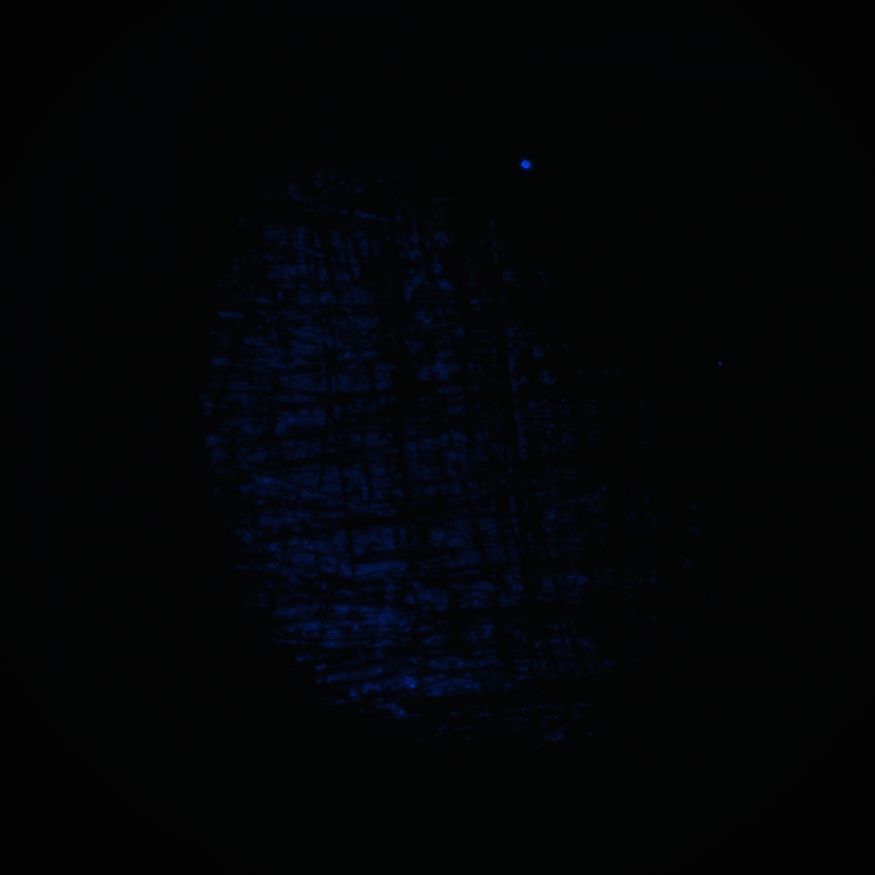
#> input picture Minimum error method/input/Liang/2021_October_31 20.48.50.559.png, 1750 x 1750 px, found by its file name (shown at 1/2 size); its folder holds only this picture in this run
$ python test-Minimum_error_method.py
#> lines starting #> are read from the running program, lines starting #| are printed output that depends on the picture; after the words box and inside, x2 and y2 are one past the last pixel; in counts of white or black regions, pixels touching at a corner belong together
### Minimum error method/Minimum_error_method1.py
import numpy as np
from tqdm import tqdm
import math
import cv2
#使用原文中简化的公式进行
#Kittler_1986_Minimum error thresholding 公式(15)
#code
def get_hist(img_gray,l = 8):
    '''
    param : img_gray is a mat
            l is the bit of the image
    return : histogram of img_gray
    '''
    hist, bins = np.histogram(img_gray.ravel(), bins=2**l, range=(0, 2**l))
    p = hist/sum(hist)
    return p

def get_pixels(img_gray,l = 8):
    '''
    param : img_gray is a mat
            l is the bit of the image
    return : number for each gray
    '''
    hist, bins = np.histogram(img_gray.ravel(), bins=2**l, range=(0, 2**l))
    pixel = hist
    return pixel

def GetValues(p,A_star_list,Sub_A_star_list,l = 8):
    '''
    param:   A_star_list[k] is A*(k)
        also Sub_A_star_list[k] is 1 - A*(k)
        p is histgram of img_gray
    return g1_list,g2_list,std_dev1_list,std_dev2_list
    '''
    g1_list       = [0 for k in range(2**l)]
    g2_list       = [0 for k in range(2**l)]
    std_dev1_list = [0 for k in range(2**l)]
    std_dev2_list = [0 for k in range(2**l)]
    for k in range(0,2**l):
        acc1 = 0
        if A_star_list[k] != 0:
            for g1 in range(k):
                acc1 += g1 * p[g1]/A_star_list[k]
        g1_list[k] = acc1

        acc2 = 0
        if Sub_A_star_list[k] != 0:
            for g2 in range(k,2**l):
                acc2 += g2 * p[g2]/Sub_A_star_list[k]
        g2_list[k] = acc2
        ### reference
        acc3 = 0
        if A_star_list[k] != 0:
            for g in range(k):
                acc3 += (g - g1_list[k])**2 * p[g]/A_star_list[k]
        std_dev1_list[k] = acc3
        acc4 = 0
        if Sub_A_star_list[k] != 0:
            for g in range(k,2**l):
                acc4 += (g - g2_list[k])**2 * p[g]/Sub_A_star_list[k]
        std_dev2_list[k] = acc4

    return std_dev1_list,std_dev2_list


# [8 lines left out: function Get_G, not called in this run]

def Get_J_List(std_dev1_list,std_dev2_list,A_star_list,Sub_A_star_list,l):
    '''
    Reference paper[1] 30
    '''
    J_list = [0 for _ in range(2**l)]
    for k in range(2**l):
        J_list[k] = J(A_star_list[k],Sub_A_star_list[k],std_dev1_list[k],std_dev2_list[k])
    return J_list

def J(A_star,Sub_A_star,std_dev1,std_dev2):
    '''
    Get function J
    '''
    '''When the variance is zero, it will lead to the following log operation error.
    However, we notice that there is no optimal segmentation threshold above [0, k]
    because the variance of gray level from zero to k is zero on the histogram
    and the value of each point is equal to its average value.
    '''
    if std_dev1 == 0 or std_dev2 == 0:
        res = 1e10
    else:
        item1_2 = 0 if A_star == 0 else A_star * math.log(A_star)
        item2_2 = 0 if A_star == 0 else Sub_A_star * math.log(Sub_A_star)

        res = 1 + 2 * (A_star * math.log(std_dev1 ** 0.5) + Sub_A_star * math.log(std_dev2 ** 0.5))\
                - 2 * (item1_2                            + item2_2)
    return res


def KI1986(img_gray,l = 8):
    '''
    method: Minimum_error_method0
    param : img_gray mat
            l is the bit of the image
    return: k(threshold) and binary_image_mat
    '''
    # Reference:paper [1]
    # Begin  ###################################################
    # Get the histogram of img_gray
    p = get_hist(img_gray,l)
    pixels = get_pixels(img_gray,l)
    A_star_list     = [sum(pixels[0:k+1])/sum(pixels) for k in range(2**l)]

    Sub_A_star_list = [1 - A_star for A_star in A_star_list]

    std_dev1_list,std_dev2_list  = GetValues(p,A_star_list,Sub_A_star_list,l)
    J_list = Get_J_List(std_dev1_list,std_dev2_list,A_star_list,Sub_A_star_list,l)
    k = np.argmin(J_list)
    _ , binary = cv2.threshold(img_gray, k, 2**l - 1, cv2.THRESH_BINARY)
    return k,binary


# [11 lines that do not run on import are left out]

'''
#References:
[1] A Revisit of Various Thresholding Methods for Segmenting the Contact Area Images

#log:

'''

### Minimum error method/test-Minimum_error_method.py
from sklearn.preprocessing import normalize
import Minimum_error_method1
import matplotlib.pyplot as plt
import numpy as np
import math
import cv2
import os


def img_concat_RGB_and_Binary(img,binary):
    dst = cv2.cvtColor(binary,cv2.COLOR_GRAY2BGR)
    img_=cv2.hconcat([img,dst])
    return img_

def save_hist(img_gray,k,save_dir):
    '''to return a hist of img_gray and tick k in that'''
    plt.hist(img_gray.ravel(), 256, [0, 256])
    hist, bins = np.histogram(img_gray.ravel(), bins=256, range=(0, 256))
    # [6 lines of commented-out code are left out]
    plt.plot([k],[hist[k]], color='r',marker='v',linewidth = 10)
    plt.title("img_histgram")
    plt.xlabel("gray")
    plt.ylabel("pixs")
    plt.savefig(save_dir)
    plt.close()

if __name__ == "__main__":
    path_input  = "Minimum error method/input"
    path_output = "Minimum error method/output"
    input_folders = os.listdir(path_input)
    threshold_dict = {}
    for folder_name in input_folders:
        if not os.path.exists(path_output + "/" + folder_name):
            os.makedirs(path_output + "/" + folder_name)
        for file_name in os.listdir(path_input + "/" + folder_name):
            # print(file_name)
            img = cv2.imread(path_input + "/" + folder_name + "/" + file_name)
#> img is the input picture: shape (1750, 1750, 3); mean B, G, R 7.1, 4.4, 3.4
            img_gray = cv2.cvtColor(img,cv2.COLOR_BGR2GRAY)
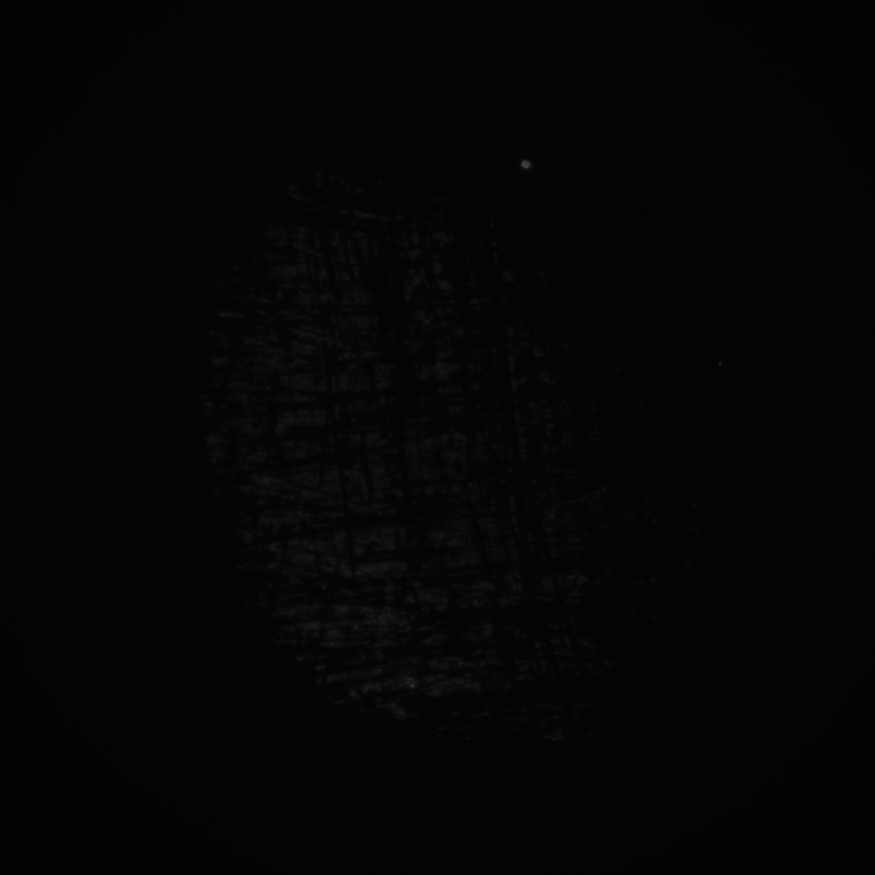
#> img_gray: shape (1750, 1750) (shown at 1/2 size); min 2, max 102, mean 4.4
            # img_gray = cv2.resize(img_gray,(100,100))
            # img = cv2.resize(img, (100,100))
            k , binary = Minimum_error_method1.KI1986(img_gray)
#> in get_hist, `hist, bins = np.histogram(img_gray.ravel(), bins=2**l, range=(0, 2**l))`: hist = 256 values, max 1887151 at index 4, min 0 at index 0, mean 11962.9; bins = 257 values from 0 to 256
#> in get_hist, `p = hist/sum(hist)`: p = 256 values, max 0.616 at index 4, min 0 at index 0, mean 0.00391
#> in get_pixels, `hist, bins = np.histogram(img_gray.ravel(), bins=2**l, range=(0, 2**l))`: bins = 257 values from 0 to 256
#> in get_pixels, `pixel = hist`: pixel has the same summary as hist in get_hist
#> in KI1986, `pixels = get_pixels(img_gray,l)`: pixels has the same summary as hist in get_hist
#> in KI1986, `A_star_list     = [sum(pixels[0:k+1])/sum(pixels) for k in range(2**l)]`: A_star_list = 256 values from 0 to 1
#> in KI1986, `Sub_A_star_list = [1 - A_star for A_star in A_star_list]`: Sub_A_star_list = 256 values, max 1 at index 0, min 0 at index 102, mean 0.0172
#> after the loop in GetValues, `for k in range(0,2**l):`: g1_list = 256 values, max 4.41 at index 103, min 0 at index 0, mean 4.31; g2_list = 256 values, max 198 at index 96, min 0 at index 102, mean 26.21; std_dev1_list = 256 values, max 4.7 at index 103, min 0 at index 0, mean 4.42; std_dev2_list = 256 values, max 19620 at index 96, min 0 at index 102, mean 166.3
#> the loop in Get_J_List, `for k in range(2**l):` made 256 passes
#> (item1_2 in J, item2_2 in J, res in J) on passes 4 to 6: (-0.338, -0.202, 1.76), (-0.141, -0.288, 3.24), (-0.104, -0.244, 0.728)
#> after the loop in Get_J_List, `for k in range(2**l):`: J_list = 256 values, max 1e+10 at index 0, min 0.657 at index 6, mean 6.13e+09
#> in KI1986, `k = np.argmin(J_list)`: k = 6
#> in KI1986, `_ , binary = cv2.threshold(img_gray, k, 2**l - 1, cv2.THRESH_BINARY)`:
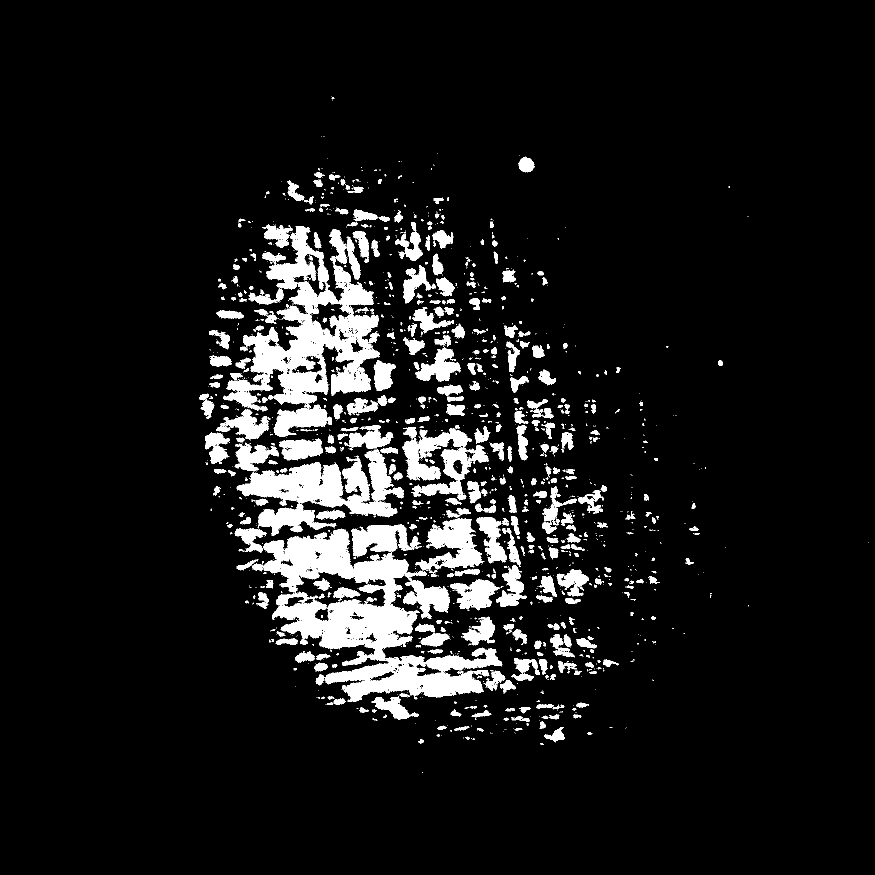
#> binary: shape (1750, 1750) (shown at 1/2 size); 8.7% white; 1770 white regions (1300 under 20 px), largest, box (x1, y1, x2, y2) and area: (469, 1056, 1005, 1404) 62478, (446, 452, 760, 823) 41111, (473, 899, 808, 1035) 19795
#> k = 6
            img_contact = img_concat_RGB_and_Binary(img,binary)
#> in img_concat_RGB_and_Binary, `img_=cv2.hconcat([img,dst])`:
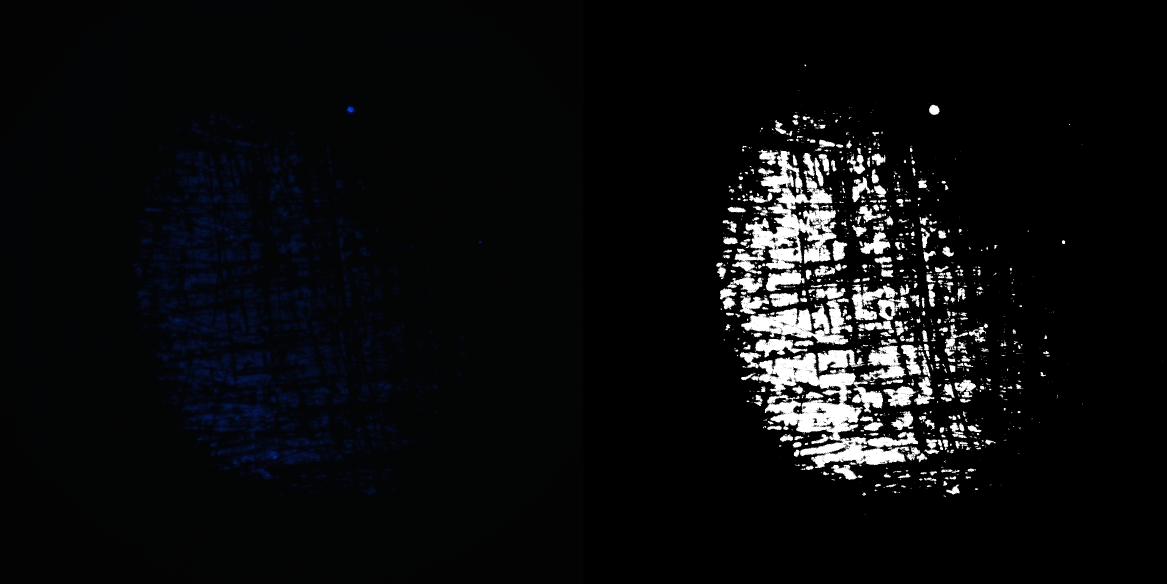
#> img_: shape (1750, 3500, 3) (shown at 1/3 size); mean B, G, R 14.7, 13.3, 12.8
            cv2.imwrite(path_output + "/" + folder_name + "/" + file_name,img_contact)
            #get the hist
            save_hist(img_gray,k,path_output + "/" + folder_name + "/" + f"hist_{k}_" + file_name + ".jpg")
#> in save_hist, `hist, bins = np.histogram(img_gray.ravel(), bins=256, range=(0, 256))`: bins = 257 values from 0 to 256
#> in save_hist, `plt.savefig(save_dir)`:
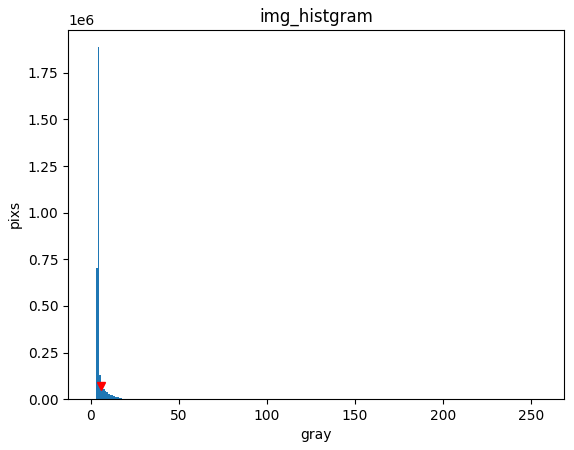
#> figure drawn by matplotlib, 1 panel; tallest bar 1887151 high, from x = 4 to 5
            #save the threshold
            threshold_dict[folder_name] = k
#> pass 2 of the loop `for folder_name in input_folders:`:
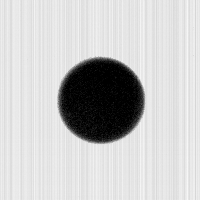
#> input picture Minimum error method/input/Mergel et al. 2018/Image_m=000.00_v=0.1_d=3.5_range=02N_000004.png, 200 x 200 px, found by its file name
#> img is the input picture: shape (200, 200, 3); min 0, max 247, mean 198.4
#> img_gray: shape (200, 200)
#> in KI1986 (call 2), `p = get_hist(img_gray,l)`: p = 256 values, max 0.0675 at index 228, min 0 at index 28, mean 0.00391
#> pixels = 256 values, max 2701 at index 228, min 0 at index 28, mean 156.2
#> A_star_list = 256 values from 0.0544 to 1
#> Sub_A_star_list = 256 values, max 0.946 at index 0, min 0 at index 247, mean 0.775
#> in KI1986 (call 2), `std_dev1_list,std_dev2_list  = GetValues(p,A_star_list,Sub_A_star_list..`: std_dev1_list = 256 values, max 10412.4 at index 226, min 0 at index 0, mean 1559.9; std_dev2_list = 256 values, max 100105591 at index 246, min 0 at index 247, mean 393689.9
#> the loop in Get_J_List (call 2), `for k in range(2**l):` made 256 passes
#> (item1_2 in J, item2_2 in J, res in J) on passes 3 to 5: (-0.173, -0.0602, 8.96), (-0.18, -0.064, 8.99), (-0.186, -0.0675, 8.99)
#> in KI1986 (call 2), `J_list = Get_J_List(std_dev1_list,std_dev2_list,A_star_list,Sub_A_star..`: J_list = 256 values, max 1e+10 at index 0, min 5.87 at index 203, mean 429687506.9
#> in KI1986 (call 2), `k = np.argmin(J_list)`: k = 203
#> in KI1986 (call 2), `_ , binary = cv2.threshold(img_gray, k, 2**l - 1, cv2.THRESH_BINARY)`:
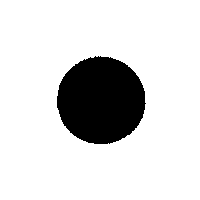
#> binary: shape (200, 200); 84.8% white; 1 black region, box (x1, y1, x2, y2) and area: (57, 56, 146, 144) 6087
#> img_: shape (200, 400, 3)
#> in save_hist (call 2), `hist, bins = np.histogram(img_gray.ravel(), bins=256, range=(0, 256))`: hist has the same summary as pixels in KI1986
#> in save_hist (call 2), `plt.savefig(save_dir)`:
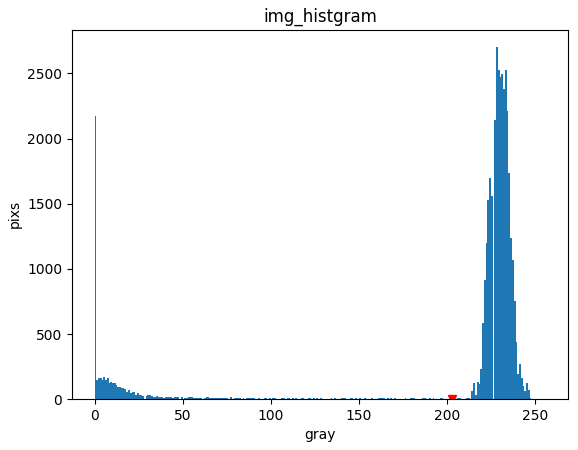
#> figure drawn by matplotlib, 1 panel; tallest bar 2701 high, from x = 228 to 229
#> pass 3 of the loop `for folder_name in input_folders:`:
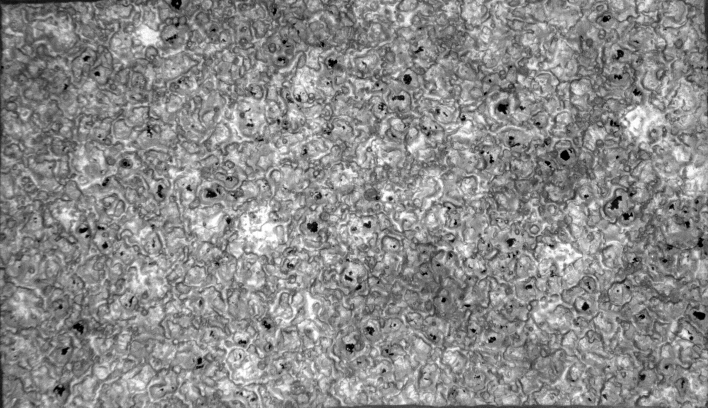
#> input picture Minimum error method/input/Sahli et a. 2018/sahli.png, 1416 x 815 px, found by its file name (shown at 1/2 size)
#> img is the input picture: shape (815, 1416, 3); min 0, max 255, mean 138.9
#> img_gray: shape (815, 1416)
#> in KI1986 (call 3), `p = get_hist(img_gray,l)`: p = 256 values, max 0.0155 at index 141, min 8.58e-05 at index 2, mean 0.00391
#> pixels = 256 values, max 17881 at index 141, min 99 at index 2, mean 4508
#> A_star_list = 256 values from 0.00257 to 1
#> Sub_A_star_list = 256 values, max 0.997 at index 0, min 0 at index 255, mean 0.543
#> in KI1986 (call 3), `std_dev1_list,std_dev2_list  = GetValues(p,A_star_list,Sub_A_star_list..`: std_dev1_list = 256 values, max 1523.8 at index 255, min 0 at index 0, mean 670.6; std_dev2_list = 256 values, max 11891.6 at index 253, min 0 at index 255, mean 923.9
#> in KI1986 (call 3), `J_list = Get_J_List(std_dev1_list,std_dev2_list,A_star_list,Sub_A_star..`: J_list = 256 values, max 1e+10 at index 0, min 8.32 at index 2, mean 117187508.4
#> in KI1986 (call 3), `k = np.argmin(J_list)`: k = 2
#> in KI1986 (call 3), `_ , binary = cv2.threshold(img_gray, k, 2**l - 1, cv2.THRESH_BINARY)`:
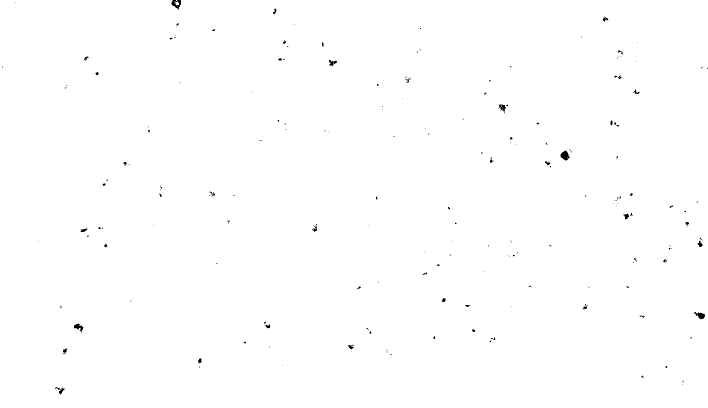
#> binary: shape (815, 1416) (shown at 1/2 size); 99.7% white; 223 black regions (181 under 20 px), largest, box (x1, y1, x2, y2) and area: (1121, 301, 1139, 321) 230, (343, 0, 362, 19) 197, (1387, 624, 1410, 639) 172
#> img_: shape (815, 2832, 3)
#> in save_hist (call 3), `hist, bins = np.histogram(img_gray.ravel(), bins=256, range=(0, 256))`: hist has the same summary as pixels in KI1986
#> in save_hist (call 3), `plt.savefig(save_dir)`:
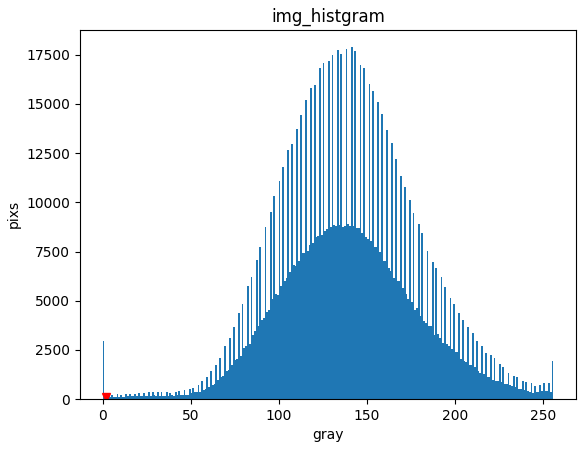
#> figure drawn by matplotlib, 1 panel; tallest bar 17881 high, from x = 141 to 142
#> the loop made 4 passes; the first 3 are shown
    #output
    for key in threshold_dict:
        print('{0: <15}'.format(key),end= "   ")
#> this loop made 4 passes
#> key on passes 1 to 4: 'Liang', 'Mergel et al. 2018', 'Sahli et a. 2018', 'Weber et al. 2019'
#| Liang
#| Mergel et al. 2018
#| Sahli et a. 2018
#| Weber et al. 2019
    print()
    for key in threshold_dict:
        print('{0: ^15}'.format(threshold_dict[key]),end= "   ")
